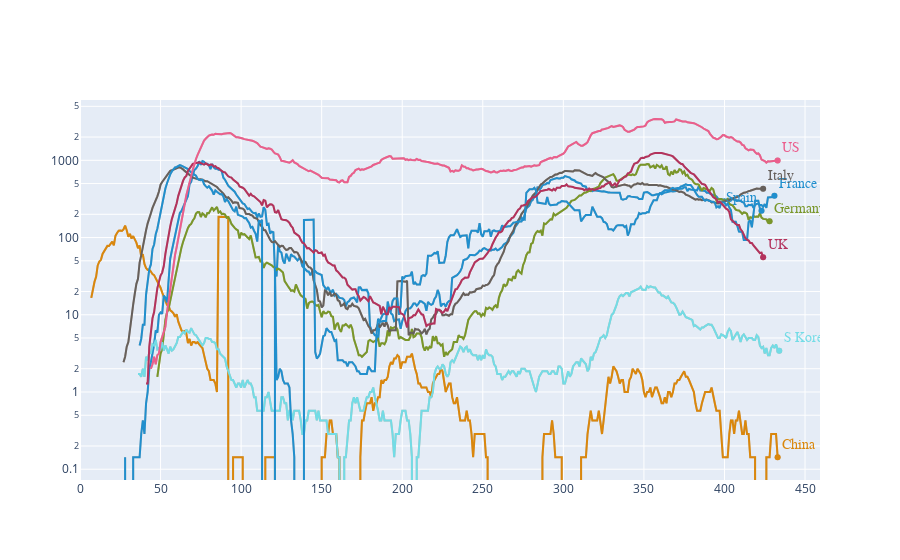

This figure's notebook cell:
### Markdown cell above
For each country we want to sort our database and add the x and y values to a plot

### Code cell
# from plotly.subplots import make_subplots

fig = go.Figure()

for country in list(countries):
    # we want to add the grey colour countries first so they don't overlap the highlighted ones
    # the continue function means python will skip the following code and go to the next country in countries
    if country not in keep_list: continue 
    
    country_df = df2[df2['location'] == country]
    fig.add_trace(go.Scatter(x=country_df['Days Since Third Death'], 
                             y=country_df['Daily Confirmed Deaths avg'], 
                             name = country, mode = 'lines',
                             line=dict(color=background_colour, width=2),
                            showlegend = False))
    
    # Adding dots to the end of the line plots
    fig.add_trace(go.Scatter(x=[list(country_df['Days Since Third Death'])[-1]], 
                             y=[list(country_df['Daily Confirmed Deaths avg'])[-1]], 
                             name = country, mode = 'markers',
                             line=dict(color=background_colour, width=2),
                            showlegend = False))

# This time we want to add the highlighted countries and skip the non highlighted ones
for country in list(countries):
    
    label_position = "top right"
    
    if country == 'Spain': label_position = "top left" # changing label position for spain otherwise it will overlap with france
    
    if country not in keep_list: continue
    
    country_df = df2[df2['location'] == country]
    fig.add_trace(go.Scatter(x=country_df['Days Since Third Death'], 
                             y=country_df['Daily Confirmed Deaths avg'], 
                             name = country, mode = 'lines',
                             line=dict(color=colour_code[country], width=2),
                            showlegend = False))
    
    # Adding dots and labels to the end of the line plots
    fig.add_trace(go.Scatter(x=[list(country_df['Days Since Third Death'])[-1]], 
                             y=[list(country_df['Daily Confirmed Deaths avg'])[-1]], 
                             name = country,
                             mode = 'markers+text',
                             text = [label_code[country]],
                            textposition=label_position,
                            textfont=dict(
                                    family="Metric",
                                    size=14,
                                    color=colour_code[country]
                                ),
                                     
                             line=dict(color=colour_code[country], width=2),
                            showlegend = False))
    


fig.update_layout(yaxis_type="log")

### Figure 1 — Plotly figure (JSON) as saved in the notebook; plotly's stock layout.template omitted (floating-point values rounded to 4 significant figures; data arrays with more than 128 entries replaced by an {"elided": "..."} marker saying what was removed)
{"data": [{"line": {"color": "#C7BBB3", "width": 2}, "mode": "lines", "name": "China", "showlegend": false, "type": "scatter", "x": {"elided": "434 int values"}, "y": {"elided": "434 float values"}}, {"line": {"color": "#C7BBB3", "width": 2}, "mode": "markers", "name": "China", "showlegend": false, "type": "scatter", "x": [433], "y": [0.1429]}, {"line": {"color": "#C7BBB3", "width": 2}, "mode": "lines", "name": "France", "showlegend": false, "type": "scatter", "x": {"elided": "432 int values"}, "y": {"elided": "432 float values"}}, {"line": {"color": "#C7BBB3", "width": 2}, "mode": "markers", "name": "France", "showlegend": false, "type": "scatter", "x": [431], "y": [347.3]}, {"line": {"color": "#C7BBB3", "width": 2}, "mode": "lines", "name": "Germany", "showlegend": false, "type": "scatter", "x": {"elided": "429 int values"}, "y": {"elided": "429 float values"}}, {"line": {"color": "#C7BBB3", "width": 2}, "mode": "markers", "name": "Germany", "showlegend": false, "type": "scatter", "x": [428], "y": [162]}, {"line": {"color": "#C7BBB3", "width": 2}, "mode": "lines", "name": "Italy", "showlegend": false, "type": "scatter", "x": {"elided": "425 int values"}, "y": {"elided": "425 float values"}}, {"line": {"color": "#C7BBB3", "width": 2}, "mode": "markers", "name": "Italy", "showlegend": false, "type": "scatter", "x": [424], "y": [428.6]}, {"line": {"color": "#C7BBB3", "width": 2}, "mode": "lines", "name": "South Korea", "showlegend": false, "type": "scatter", "x": {"elided": "435 int values"}, "y": {"elided": "435 float values"}}, {"line": {"color": "#C7BBB3", "width": 2}, "mode": "markers", "name": "South Korea", "showlegend": false, "type": "scatter", "x": [434], "y": [3.429]}, {"line": {"color": "#C7BBB3", "width": 2}, "mode": "lines", "name": "Spain", "showlegend": false, "type": "scatter", "x": {"elided": "424 int values"}, "y": {"elided": "424 float values"}}, {"line": {"color": "#C7BBB3", "width": 2}, "mode": "markers", "name": "Spain", "showlegend": false, "type": "scatter", "x": [423], "y": [223]}, {"line": {"color": "#C7BBB3", "width": 2}, "mode": "lines", "name": "United Kingdom", "showlegend": false, "type": "scatter", "x": {"elided": "425 int values"}, "y": {"elided": "425 float values"}}, {"line": {"color": "#C7BBB3", "width": 2}, "mode": "markers", "name": "United Kingdom", "showlegend": false, "type": "scatter", "x": [424], "y": [55.57]}, {"line": {"color": "#C7BBB3", "width": 2}, "mode": "lines", "name": "United States", "showlegend": false, "type": "scatter", "x": {"elided": "434 int values"}, "y": {"elided": "434 float values"}}, {"line": {"color": "#C7BBB3", "width": 2}, "mode": "markers", "name": "United States", "showlegend": false, "type": "scatter", "x": [433], "y": [994.3]}, {"line": {"color": "#DA870C", "width": 2}, "mode": "lines", "name": "China", "showlegend": false, "type": "scatter", "x": {"elided": "434 int values"}, "y": {"elided": "434 float values"}}, {"line": {"color": "#DA870C", "width": 2}, "mode": "markers+text", "name": "China", "showlegend": false, "text": ["China"], "textfont": {"color": "#DA870C", "family": "Metric", "size": 14}, "textposition": "top right", "type": "scatter", "x": [433], "y": [0.1429]}, {"line": {"color": "#208FCE", "width": 2}, "mode": "lines", "name": "France", "showlegend": false, "type": "scatter", "x": {"elided": "432 int values"}, "y": {"elided": "432 float values"}}, {"line": {"color": "#208FCE", "width": 2}, "mode": "markers+text", "name": "France", "showlegend": false, "text": ["France"], "textfont": {"color": "#208FCE", "family": "Metric", "size": 14}, "textposition": "top right", "type": "scatter", "x": [431], "y": [347.3]}, {"line": {"color": "#79972A", "width": 2}, "mode": "lines", "name": "Germany", "showlegend": false, "type": "scatter", "x": {"elided": "429 int values"}, "y": {"elided": "429 float values"}}, {"line": {"color": "#79972A", "width": 2}, "mode": "markers+text", "name": "Germany", "showlegend": false, "text": ["Germany"], "textfont": {"color": "#79972A", "family": "Metric", "size": 14}, "textposition": "top right", "type": "scatter", "x": [428], "y": [162]}, {"line": {"color": "#66605C", "width": 2}, "mode": "lines", "name": "Italy", "showlegend": false, "type": "scatter", "x": {"elided": "425 int values"}, "y": {"elided": "425 float values"}}, {"line": {"color": "#66605C", "width": 2}, "mode": "markers+text", "name": "Italy", "showlegend": false, "text": ["Italy"], "textfont": {"color": "#66605C", "family": "Metric", "size": 14}, "textposition": "top right", "type": "scatter", "x": [424], "y": [428.6]}, {"line": {"color": "#72DCE6", "width": 2}, "mode": "lines", "name": "South Korea", "showlegend": false, "type": "scatter", "x": {"elided": "435 int values"}, "y": {"elided": "435 float values"}}, {"line": {"color": "#72DCE6", "width": 2}, "mode": "markers+text", "name": "South Korea", "showlegend": false, "text": ["S Korea"], "textfont": {"color": "#72DCE6", "family": "Metric", "size": 14}, "textposition": "top right", "type": "scatter", "x": [434], "y": [3.429]}, {"line": {"color": "#208FCE", "width": 2}, "mode": "lines", "name": "Spain", "showlegend": false, "type": "scatter", "x": {"elided": "424 int values"}, "y": {"elided": "424 float values"}}, {"line": {"color": "#208FCE", "width": 2}, "mode": "markers+text", "name": "Spain", "showlegend": false, "text": ["Spain"], "textfont": {"color": "#208FCE", "family": "Metric", "size": 14}, "textposition": "top left", "type": "scatter", "x": [423], "y": [223]}, {"line": {"color": "#B3325D", "width": 2}, "mode": "lines", "name": "United Kingdom", "showlegend": false, "type": "scatter", "x": {"elided": "425 int values"}, "y": {"elided": "425 float values"}}, {"line": {"color": "#B3325D", "width": 2}, "mode": "markers+text", "name": "United Kingdom", "showlegend": false, "text": ["UK"], "textfont": {"color": "#B3325D", "family": "Metric", "size": 14}, "textposition": "top right", "type": "scatter", "x": [424], "y": [55.57]}, {"line": {"color": "#EB5E8D", "width": 2}, "mode": "lines", "name": "United States", "showlegend": false, "type": "scatter", "x": {"elided": "434 int values"}, "y": {"elided": "434 float values"}}, {"line": {"color": "#EB5E8D", "width": 2}, "mode": "markers+text", "name": "United States", "showlegend": false, "text": ["US"], "textfont": {"color": "#EB5E8D", "family": "Metric", "size": 14}, "textposition": "top right", "type": "scatter", "x": [433], "y": [994.3]}], "layout": {"autosize": true, "xaxis": {"autorange": true, "range": [0, 459.1], "type": "linear"}, "yaxis": {"autorange": true, "range": [-1.161, 3.782], "type": "log"}}}
